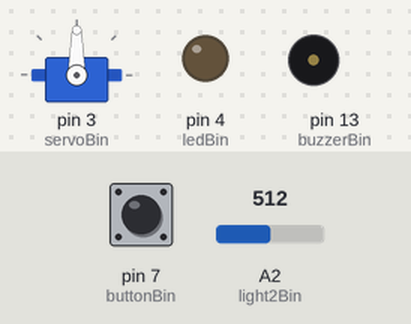
Bench run of a sketch on a simulated Arduino Uno, built with avr-gcc and run on an emulated ATmega328P. Shown: servo, output pins drawn as LEDs (lit = HIGH), buzzer (waves = sounding). Inputs (shaded band) come from the test bench; at power-on: pin 7 (buttonBin) HIGH, A2 (light2Bin) = 512. What the sketch prints to the serial monitor is not drawn.

Above: at 1.2 s.
1.3 s: pin 7 (buttonBin) pulled LOW for 0.15 s
4.4 s: A2 (light2Bin) set to 42
5.9 s: A2 (light2Bin) set to 35
At 8.7 s:
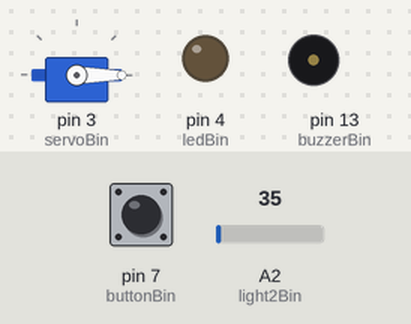
8.9 s: pin 7 (buttonBin) pulled LOW for 3.2 s
At 12.7 s:
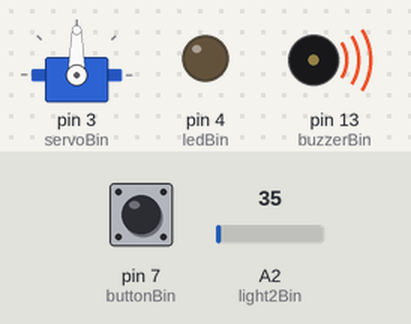
Timing chart, 0 to 14.7 s (numbered marks = the images above; inputs shaded):
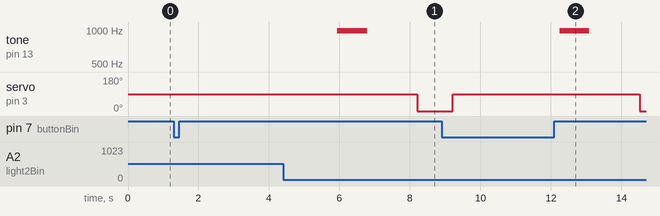

The sketch:

e-gate.ino
```cpp
#include<Servo.h>

int servoBin = 3;
int ledBin = 4;
int buttonBin = 7;
int buzzerBin = 13;
int lightBin= A0;
int light2Bin = A2;

int numInRoom = 0;
int counter = 0;
int rem = 0;
int lightValue;
int light2Value;
int buttonValue;

Servo Servo1;


void setup() {

  pinMode(servoBin , OUTPUT);
  pinMode(ledBin , OUTPUT);
  pinMode(buzzerBin , OUTPUT);
  pinMode(lightBin , INPUT);
  pinMode(light2Bin , INPUT);
  pinMode(buttonBin , INPUT);


  Servo1.attach(servoBin);

  Serial.begin(9600);
}

void loop() {

  Serial.print(rem);
  Serial.print(" ");
  buttonValue = digitalRead(buttonBin);
  rem = counter % 2;
  if (buttonValue == LOW){
    delay (1000);
    counter += 1;
  }
    if (rem == 1){
      if (numInRoom < 6 && numInRoom > 0){
  digitalWrite(ledBin , LOW);
  lightValue = analogRead(lightBin);
  light2Value = analogRead(light2Bin);


  if (lightValue < 40){
    for (int i=0; i<800; i++){
    digitalWrite(buzzerBin , HIGH);
    delay(1);
    digitalWrite(buzzerBin , LOW);
    }
    delay(500);
    Servo1.write(90);
    delay (1000);
    Servo1.write(0);
    delay (1000);
    Servo1.write(90);
    delay (1000);
    numInRoom -=1;
    counter += 1;
  }
  if (light2Value < 40){
    for (int i=0; i<800; i++){
    digitalWrite(buzzerBin , HIGH);
    delay(1);
    digitalWrite(buzzerBin , LOW);
    }
    delay(500);
    Servo1.write(90);
    delay (1000);
    Servo1.write(0);
    delay (1000);
    Servo1.write(90);
    delay (1000);
    numInRoom +=1;
    counter +=1;
  }
}

  if (numInRoom == 6){
    digitalWrite(ledBin , HIGH);
    while (numInRoom == 6){
    lightValue = analogRead(lightBin);
    buttonValue = digitalRead(buttonBin);
    if (buttonValue == LOW){
    counter += 1;
  }
  rem = counter % 2;

if (rem == 1){
  if (lightValue < 40){
    delay(500);
    Servo1.write(90);
    delay (1000);
    Servo1.write(0);
    delay (1000);
    Servo1.write(90);
    delay (1000);
    numInRoom -=1;
    digitalWrite(ledBin , LOW);
    counter += 1;
  }
}
    digitalWrite(buzzerBin , HIGH);
    delay(1);
    digitalWrite(buzzerBin , LOW);

    }


  }
  if (numInRoom == 0){
    digitalWrite(ledBin , LOW);
    digitalWrite(buzzerBin , LOW);
  light2Value = analogRead(light2Bin);
    if (light2Value < 40){
    for (int i=0; i<800; i++){
    digitalWrite(buzzerBin , HIGH);
    delay(1);
    digitalWrite(buzzerBin , LOW);
    }
    delay(500);
    Servo1.write(90);
    delay (1000);
    Servo1.write(0);
    delay (1000);
    Servo1.write(90);
    delay (1000);
    numInRoom +=1;
    counter += 1;
  }
  }
  }
}
```

Measured:
- the behaviour switches between 40 and 39 on A2 (light2Bin) (found by bisection; images 0 and 1)
- after the input at 1.3 s, every drawn part: stays the same
- after the input at 4.4 s, every drawn part: stays the same
- after the input at 5.9 s, tone on pin 13 (buzzerBin): silent → 988 Hz at once, → silent 0.84 s later; servo on pin 3 (servoBin): 90° → 0° after 2.3 s
- after the input at 8.9 s, tone on pin 13 (buzzerBin): silent → 989 Hz after 3.4 s, → silent 0.84 s later
